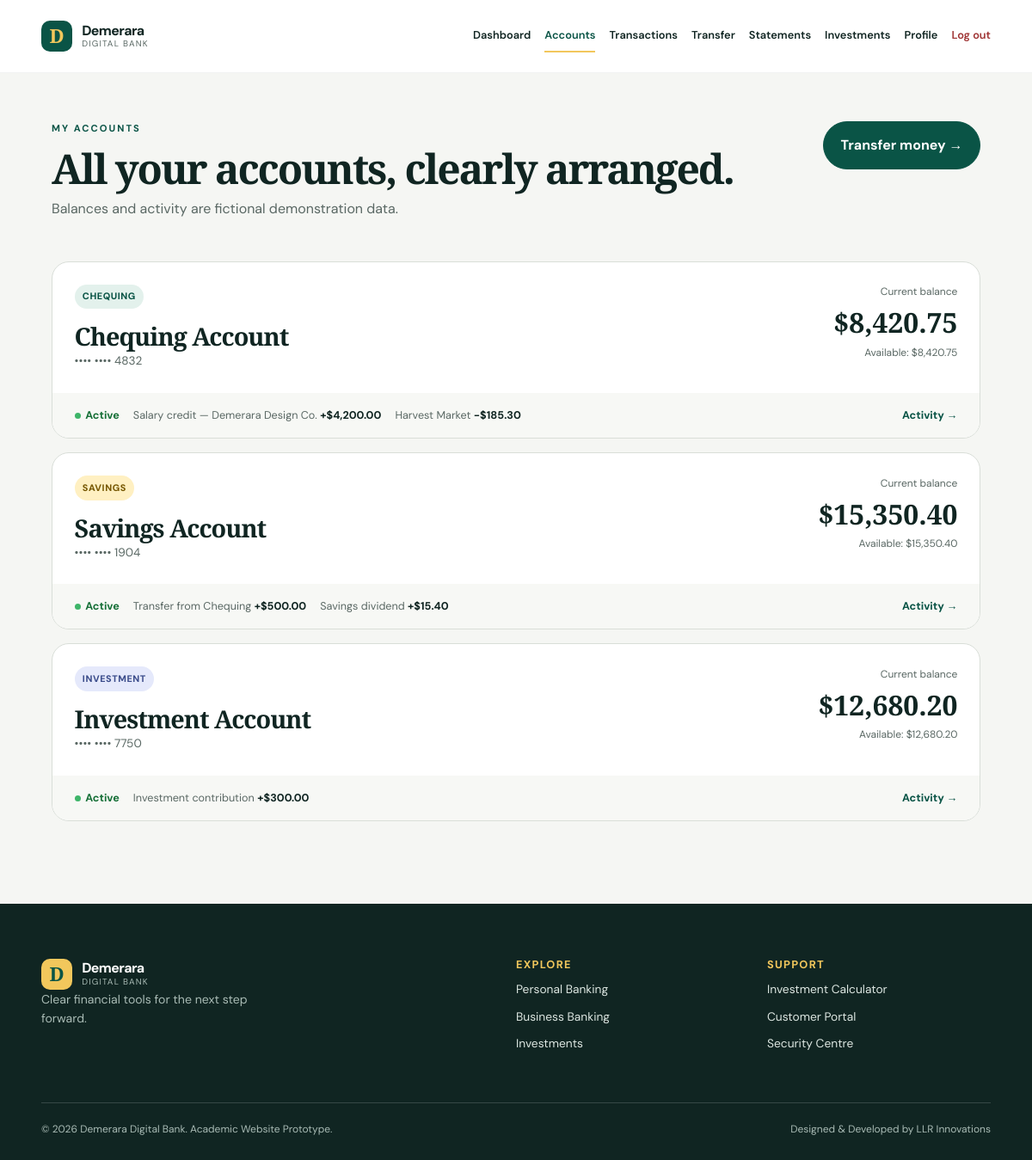
The app's page /accounts.php (signed in) with its own data.
### tables this page shows
CREATE TABLE accounts (
    id INT UNSIGNED AUTO_INCREMENT PRIMARY KEY,
    user_id INT UNSIGNED NOT NULL,
    account_number VARCHAR(24) NOT NULL UNIQUE,
    account_type VARCHAR(40) NOT NULL,
    balance DECIMAL(12,2) NOT NULL DEFAULT 0.00,
    status VARCHAR(20) NOT NULL DEFAULT 'Active',
    CONSTRAINT fk_accounts_user FOREIGN KEY (user_id) REFERENCES users(id) ON DELETE CASCADE
);

CREATE TABLE transactions (
    id INT UNSIGNED AUTO_INCREMENT PRIMARY KEY,
    account_id INT UNSIGNED NOT NULL,
    transaction_type VARCHAR(30) NOT NULL,
    description VARCHAR(180) NOT NULL,
    amount DECIMAL(12,2) NOT NULL,
    transaction_date DATETIME NOT NULL DEFAULT CURRENT_TIMESTAMP,
    CONSTRAINT fk_transactions_account FOREIGN KEY (account_id) REFERENCES accounts(id) ON DELETE CASCADE,
    INDEX idx_transactions_account_date (account_id, transaction_date)
);

### includes/helpers.php (called while the page is built, shortened)
<?php
function e(?string $value): string
{
    return htmlspecialchars((string) $value, ENT_QUOTES, 'UTF-8');
}
function money(float|string $value): string
{
    return '$' . number_format((float) $value, 2);
}
function mask_account(string $number): string
{
    $lastFour = substr(preg_replace('/\D/', '', $number), -4);
    return '•••• •••• ' . $lastFour;
}
function account_badge_class(string $type): string
{
    return strtolower(str_replace(' ', '-', $type));
}

### accounts.php (the view, shortened to what this page needs)
<?php
require_once __DIR__ . '/includes/auth.php'; require_login(); require_once __DIR__ . '/config/database.php'; require_once __DIR__ . '/includes/helpers.php';
$pdo = db(); $stmt = $pdo->prepare('SELECT * FROM accounts WHERE user_id = ? ORDER BY id'); $stmt->execute([$_SESSION['user_id']]); $accounts = $stmt->fetchAll();
foreach ($accounts as &$account) { $activity = $pdo->prepare('SELECT description, amount, transaction_date FROM transactions WHERE account_id = ? ORDER BY transaction_date DESC LIMIT 2'); $activity->execute([$account['id']]); $account['activity'] = $activity->fetchAll(); } unset($account);
$pageTitle = 'My Accounts'; $portal = true; require __DIR__ . '/includes/header.php';
?>
<section class="portal-shell"><div class="portal-welcome"><div><p class="eyebrow">My accounts</p><h1>All your accounts, clearly arranged.</h1><p>Balances and activity are fictional demonstration data.</p></div><a class="button" href="transfer.php">Transfer money →</a></div><div class="account-detail-list"><?php foreach ($accounts as $account): ?><article class="account-detail"><div class="account-detail-head"><div><span class="account-pill <?= e(account_badge_class($account['account_type'])) ?>"><?= e($account['account_type']) ?></span><h2><?= e($account['account_type']) ?> Account</h2><p><?= e(mask_account($account['account_number'])) ?></p></div><div class="account-balance"><span>Current balance</span><strong><?= money($account['balance']) ?></strong><small>Available: <?= money($account['balance']) ?></small></div></div><div class="account-detail-footer"><span class="status-active"><i></i><?= e($account['status']) ?></span><div class="mini-activity"><?php foreach ($account['activity'] as $activity): ?><span><?= e($activity['description']) ?> <b><?= (float)$activity['amount'] >= 0 ? '+' : '−' ?><?= money(abs((float)$activity['amount'])) ?></b></span><?php endforeach; ?></div><a class="text-action" href="transactions.php">Activity →</a></div></article><?php endforeach; ?></div></section>
<?php require __DIR__ . '/includes/footer.php'; ?>

### css/style.css (style rules this page uses)
:root { --ink:#102522;--green:#0a5446;--green-dark:#063c33;--gold:#f2c75c;--gold-soft:#fff3cc;--cream:#f7f4ed;--paper:#fffdf8;--sand:#e8dfcf;--muted:#5a6864;--line:#d9ded8;--coral:#b84545;--shadow:0 20px 50px rgba(10,53,44,.12);--radius:20px }
* { box-sizing:border-box }
html { scroll-behavior:smooth }
body { margin:0;background:var(--paper);font-family:'DM Sans',Arial,sans-serif;color:var(--ink);line-height:1.6 }
h1,h2,h3,p { margin-top:0 }
h1,h2,h3 { line-height:1.08 }
h1,h2 { font-family:'Playfair Display',Georgia,serif }
h1 { font-size:clamp(2.7rem,5.8vw,5.75rem);letter-spacing:-.045em }
h2 { font-size:clamp(2rem,3.4vw,3.35rem);letter-spacing:-.035em }
a { color:inherit;text-decoration:none }
.text-action,.inline-link { color:var(--green);font-weight:700 }
.button { display:inline-flex;align-items:center;justify-content:center;gap:.6rem;padding:.88rem 1.22rem;border:1px solid var(--green);border-radius:999px;background:var(--green);color:#fff;font-weight:700;cursor:pointer;transition:transform .2s,background .2s }
.eyebrow { color:var(--green);font-size:.7rem;font-weight:700;letter-spacing:.18em;text-transform:uppercase }
.portal-body { background:#f5f6f3 }
.portal-shell { width:min(1160px,90%);margin:auto;padding:3.5rem 0 6rem }
.portal-welcome { display:flex;justify-content:space-between;gap:2rem;align-items:flex-start;margin-bottom:2rem }
.portal-welcome h1 { font-size:clamp(2.4rem,4vw,4rem);margin-bottom:.5rem }
.portal-welcome p:not(.eyebrow) { color:var(--muted) }
.account-pill { display:inline-flex;padding:.35rem .58rem;border-radius:99px;background:#e3f1ec;color:var(--green);font-size:.68rem;text-transform:uppercase;font-weight:800;letter-spacing:.05em }
.account-pill.savings { background:#fff0c2;color:#775803 }
.account-pill.investment { background:#e5e9fb;color:#3c4d8b }
.account-detail-list { display:grid;gap:1rem }
.account-detail { background:#fff;border:1px solid var(--line);border-radius:var(--radius);overflow:hidden }
.account-detail-head { display:flex;justify-content:space-between;gap:1rem;padding:1.6rem }
.account-detail h2 { font-size:1.8rem;margin:1rem 0 .2rem }
.account-detail p { margin:0;color:var(--muted);font-size:.85rem }
.account-balance { text-align:right }
.account-balance span,.account-balance small { display:block;font-size:.75rem;color:var(--muted) }
.account-balance strong { font-family:'Playfair Display',serif;font-size:2rem }
.account-detail-footer { display:flex;align-items:center;gap:1rem;padding:1rem 1.6rem;background:#f7f8f5;font-size:.79rem }
.status-active { color:#177038;font-weight:700;white-space:nowrap }
.status-active i { display:inline-block;width:7px;height:7px;border-radius:50%;background:#3eb569;margin-right:.35rem }
.mini-activity { display:flex;gap:1rem;flex:1;overflow:hidden }
.mini-activity span { white-space:nowrap;overflow:hidden;text-overflow:ellipsis;color:var(--muted) }
.mini-activity b { color:var(--ink) }

### records on screen
accounts: account_type "CHEQUING", account_type "Chequing", account_number "•••• •••• 4832", balance "$8,420.75", status "Active"
transactions: description "Salary credit — Demerara Design Co.", amount "$4,200.00"
transactions: description "Harvest Market", amount "$185.30"
accounts: account_type "SAVINGS", account_type "Savings", account_number "•••• •••• 1904", balance "$15,350.40", status "Active"
transactions: description "Transfer from Chequing", amount "$500.00"
transactions: description "Savings dividend", amount "$15.40"
accounts: account_type "INVESTMENT", account_type "Investment", account_number "•••• •••• 7750", balance "$12,680.20", status "Active"
transactions: description "Investment contribution", amount "$300.00"
